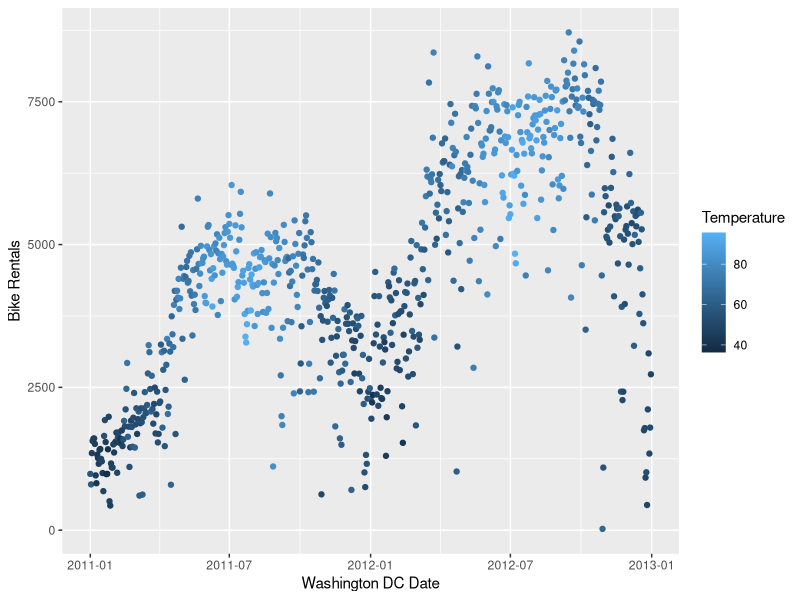
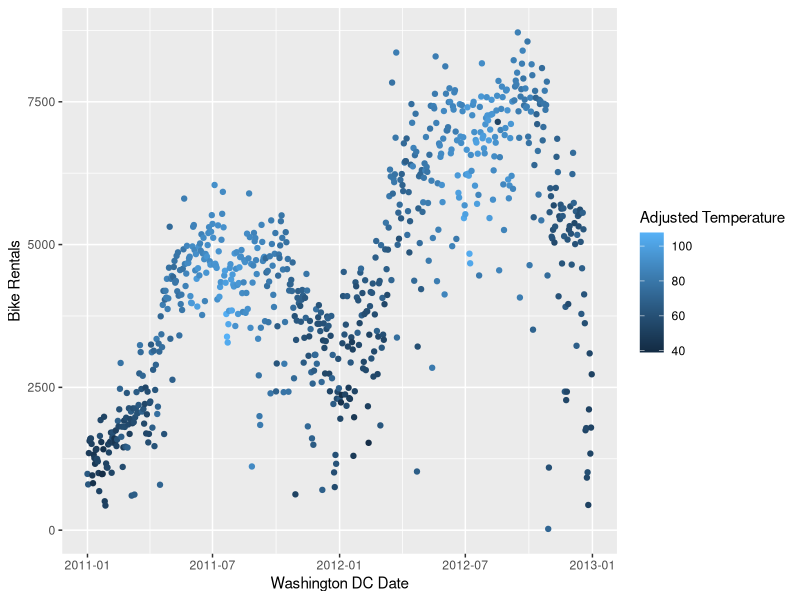
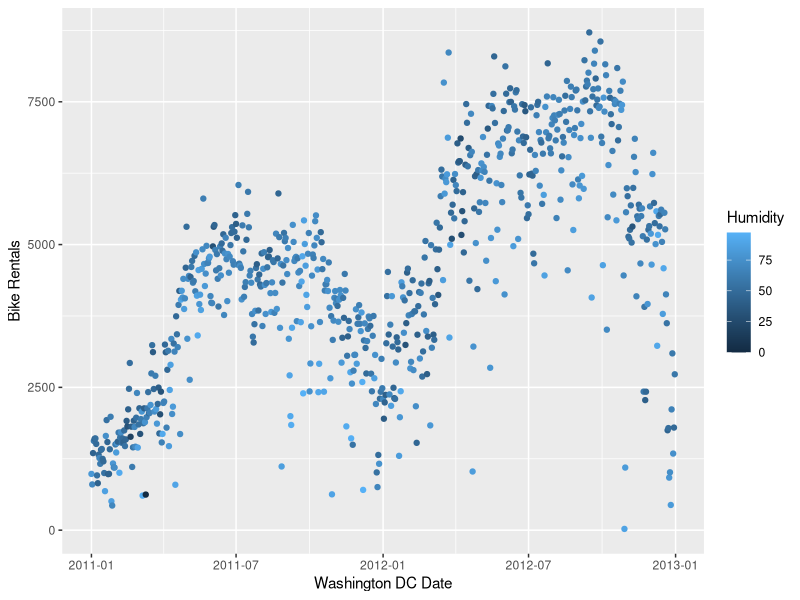
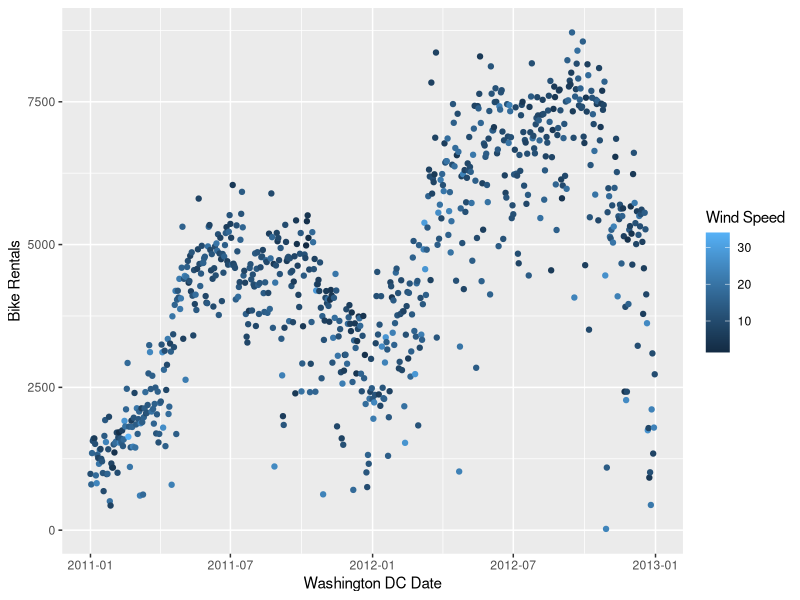
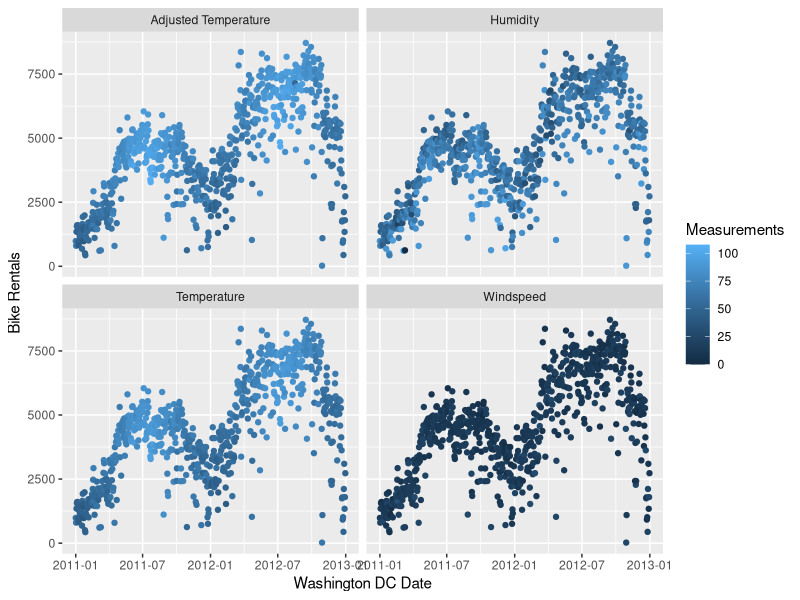
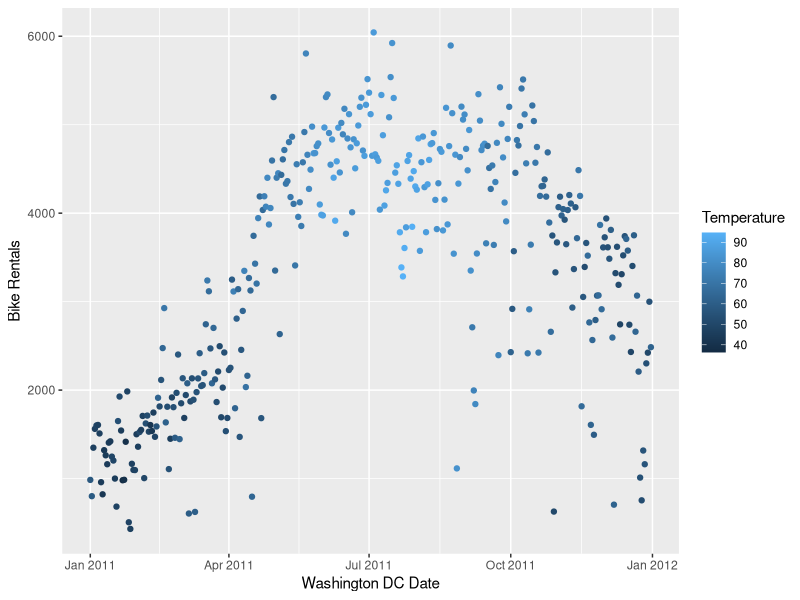
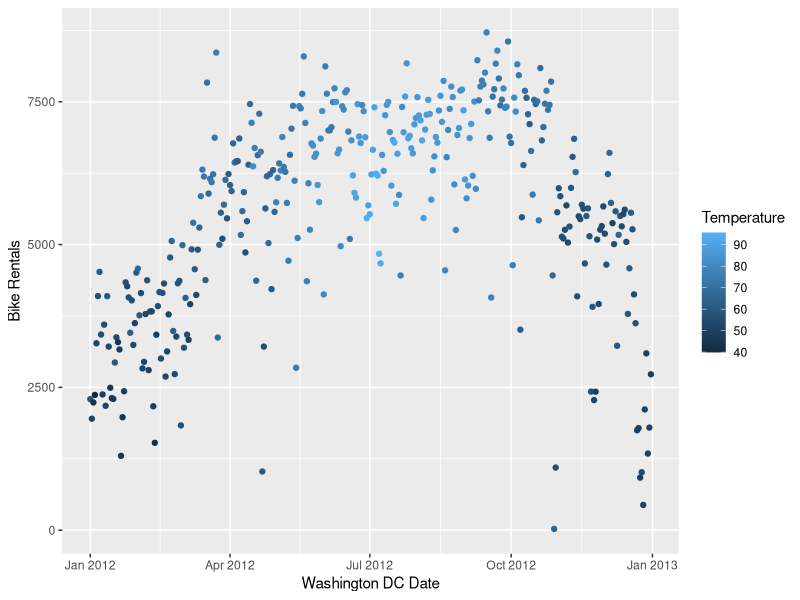
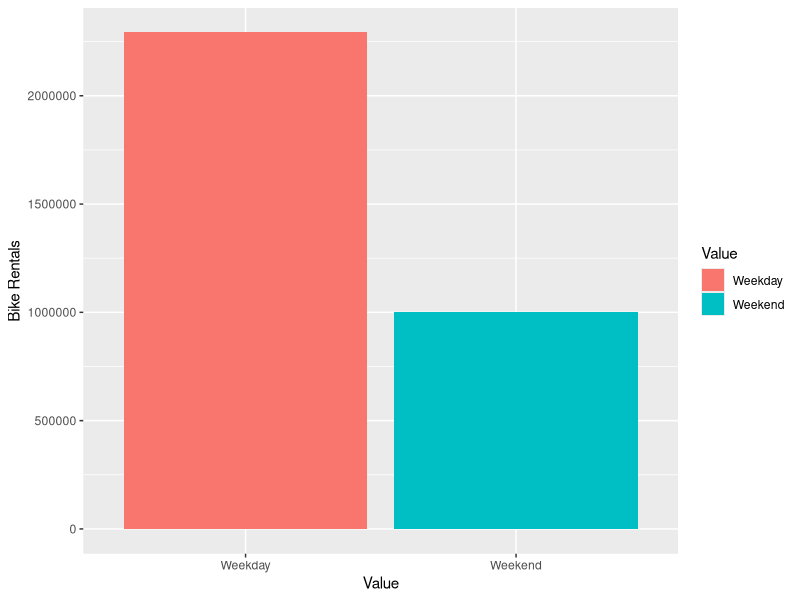

Generate these figures, in order, with R:
# Logan Parker
# Fall 2020 CSCI 444
# Homework 2
# Washington DC Bike Sharing Rentals

library(tidyverse)
library(dplyr)

bikes <- read_csv("data/bikeshare-day.csv")

bikes <- bikes %>%
  mutate(season = case_when(season == 1 ~ "Winter",
                            season == 2 ~ "Spring",
                            season == 3 ~ "Summer",
                            season == 4 ~ "Fall")) %>%
  mutate(holiday = case_when(holiday == 0 ~ "No",
                             holiday == 1 ~ "Yes")) %>%
  mutate(workingday = case_when(workingday == 0 ~ "Weekend",
                                workingday == 1 ~ "Weekday")) %>%
  mutate(yr = case_when(yr == 0 ~ 2011,
                        yr == 1 ~ 2012)) %>%
  mutate(weathersit = case_when(weathersit == 1 ~ "Clear",
                                weathersit == 2 ~ "Mist",
                                weathersit == 3 ~ "Light Rain",
                                weathersit == 4 ~ "Heavy Rain")) %>%
  rename("Washington DC Date" = dteday)

bikes <- bikes %>%
  mutate(Temperature = temp*41,
         "Adjusted Temperature" = atemp * 50,
         Humidity = hum *100,
         Windspeed = windspeed * 67)

bikes <- bikes %>%
  mutate(Temperature = (Temperature *9/5)+32,
         "Adjusted Temperature" = (.$"Adjusted Temperature" *9/5)+32)
bikes <- bikes %>%
  mutate(diff=cnt-(.$registered + .$nonregistered))

distinct(bikes,diff)

bikes <- rename(bikes, "Bike Rentals" = cnt)

library(lubridate)
bikes <- bikes %>%
  mutate("Washington DC Date"=as_date(mdy(.$`Washington DC Date`)))

bikes %>%
  ggplot(mapping=aes(x=.$'Washington DC Date',y=.$'Bike Rentals'))+
  geom_point(mapping=aes(color=Temperature))+
  labs(x="Washington DC Date", y="Bike Rentals")

bikes %>%
  ggplot(mapping=aes(x=.$'Washington DC Date',y=.$'Bike Rentals'))+
  geom_point(mapping=aes(color=bikes$'Adjusted Temperature'))+
  labs(x="Washington DC Date", y="Bike Rentals",col="Adjusted Temperature")

bikes %>%
  ggplot(mapping=aes(x=.$'Washington DC Date',y=.$'Bike Rentals'))+
  geom_point(mapping=aes(color=bikes$Humidity))+
  labs(x="Washington DC Date", y="Bike Rentals",col="Humidity")
  
bikes %>%
  ggplot(mapping=aes(x=.$'Washington DC Date',y=.$'Bike Rentals'))+
  geom_point(mapping=aes(color=bikes$'Windspeed'))+
  labs(x="Washington DC Date", y="Bike Rentals",col="Wind Speed")

bikes_long <- bikes %>%
  select(`Bike Rentals`,`Washington DC Date`,Temperature,`Adjusted Temperature`,Humidity,Windspeed)
bikes_long <- bikes_long %>%
  pivot_longer(cols=Temperature:Windspeed,names_to="Weather Conditions",values_to="Measurements")

bikes_long %>%
  ggplot(mapping = aes(x=`Washington DC Date`,y=`Bike Rentals`))+
  geom_point(mapping=aes(color = Measurements))+
  facet_wrap(~ `Weather Conditions`)

bikes_2011 <- bikes %>%
  filter(yr == 2011)
bikes_2012 <- bikes %>%
  filter(yr == 2012)

bikes_2011 %>%
  ggplot(mapping=aes(x=.$'Washington DC Date',y=.$'Bike Rentals'))+
  geom_point(mapping=aes(color=Temperature))+
  labs(x="Washington DC Date", y="Bike Rentals")

bikes_2012 %>%
  ggplot(mapping=aes(x=.$'Washington DC Date',y=.$'Bike Rentals'))+
  geom_point(mapping=aes(color=Temperature))+
  labs(x="Washington DC Date", y="Bike Rentals")

bikes_2011_mean_temp <- bikes_2011%>%
  group_by(mnth)%>%
  summarise("Mean Temp By Month" = mean(Temperature,na.rm = TRUE))
bikes_2011_correlation <-bikes_2011 %>%
  summarise("Correlation Coeffient"=cor(`Bike Rentals`,Temperature))

bikes_2012_mean_temp <- bikes_2012%>%
  group_by(mnth)%>%
  summarise("Mean Temp By Month" = mean(Temperature,na.rm = TRUE))
bikes_2012_correlation <-bikes_2012 %>%
  summarise("Correlation Coeffient"=cor(`Bike Rentals`,Temperature))

weekdays <- bikes %>%
  select(`Bike Rentals`,workingday)
weekdays <- weekdays %>%
  pivot_longer(cols=workingday,values_to="Value")

weekdays %>% 
  ggplot() +
  geom_col(mapping = aes(x=Value,y=`Bike Rentals`,fill=Value))

season <- bikes %>%
  select(`Bike Rentals`,season)
season %>% 
  ggplot() +
  geom_col(mapping = aes(x=season,y=`Bike Rentals`,fill=season))

registered <- bikes %>%
  select(`Bike Rentals`,registered,nonregistered,mnth)
registered <- registered %>%
  group_by(mnth) %>%
  summarise(reg = sum(registered),nonreg = sum(nonregistered))

registered <- registered %>%
  pivot_longer(cols=reg:nonreg,names_to="membership",values_to="values")
registered %>% 
  ggplot() +
  geom_col(mapping = aes(x=membership,y=values,fill=membership)) +
  facet_wrap(~ mnth)
